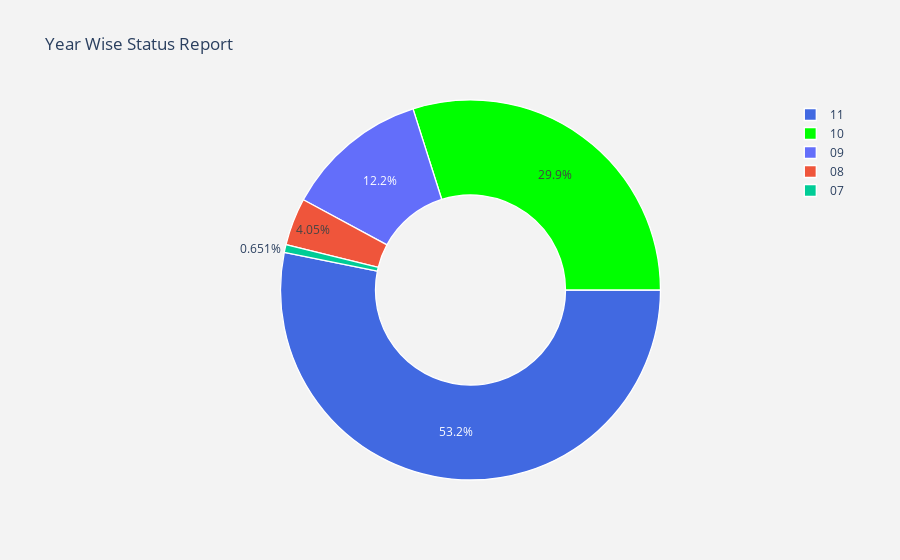

Notebook source saved alongside this figure:
### Code cell
#labels
lab = loan["year"].value_counts().keys().tolist()
#values
val = loan["year"].value_counts().values.tolist()

trace = go.Pie(labels = lab ,
               values = val ,
               marker = dict(colors =  [ 'royalblue' ,'lime'],
                             line = dict(color = "white",
                                         width =  1.3)
                            ),
               rotation = 90,
               hoverinfo = "label+value+text",
               hole = .5
              )
layout = go.Layout(dict(title = "Year Wise Status Report",
                        plot_bgcolor  = "rgb(243,243,243)",
                        paper_bgcolor = "rgb(243,243,243)",
                       )
                  )

data = [trace]
fig = go.Figure(data = data,layout = layout)
py.iplot(fig)

### Figure 1 — Plotly figure (JSON) as saved in the notebook; plotly's stock layout.template omitted (floating-point values rounded to 4 significant figures)
{"data": [{"hole": 0.5, "hoverinfo": "label+value+text", "labels": ["11", "10", "09", "08", "07"], "marker": {"colors": ["royalblue", "lime"], "line": {"color": "white", "width": 1.3}}, "rotation": 90, "type": "pie", "values": [20516, 11532, 4716, 1562, 251]}], "layout": {"autosize": true, "paper_bgcolor": "rgb(243,243,243)", "plot_bgcolor": "rgb(243,243,243)", "title": {"text": "Year Wise Status Report"}}}
